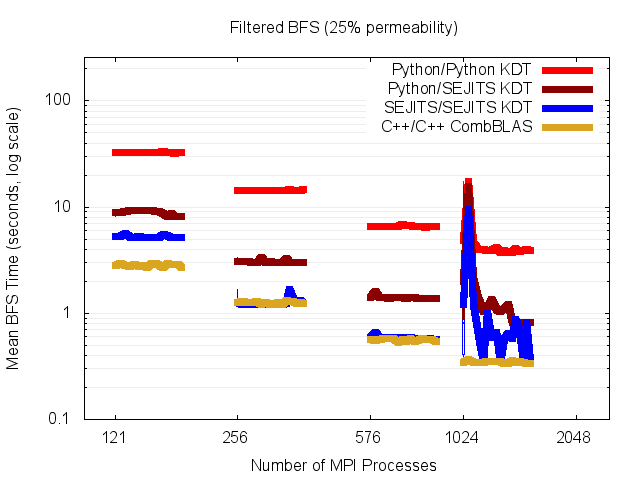

Write gnuplot code to recreate this figure.
set title "Filtered BFS (25% permeability)"
set terminal postscript eps color size 2.5,2
set output "gnuplot_filtergrid_25_hopper_bfs.eps"

set datafile missing "-"

set xrange [100:2500]
set yrange [0.1:256]
set logscale y
set logscale x
set grid ytics mytics lt 1 lc rgb "#EEEEEE"
set xlabel 'Number of MPI Processes'
set ylabel 'Mean BFS Time (seconds, log scale)'
set xtics ('256' 256, '121' 121, '2048' 2048, '576' 576, '1024' 1024)
plot\
 "gnuplot_filtergrid_25_hopper_bfs.dat" every ::1 using 1:5:3:4:6 title '' ps 0 lt 1 lc rgb '#FF0000' with candlesticks,\
 "gnuplot_filtergrid_25_hopper_bfs.dat" every ::1 using 1:($2) title 'Python/Python KDT' lw 7 lc rgb '#FF0000' with lines,\
 "gnuplot_filtergrid_25_hopper_bfs.dat" every ::1 using 1:10:8:9:11 title '' ps 0 lt 1 lc rgb '#8B0000' with candlesticks,\
 "gnuplot_filtergrid_25_hopper_bfs.dat" every ::1 using 1:($7) title 'Python/SEJITS KDT' lw 7 lc rgb '#8B0000' with lines,\
 "gnuplot_filtergrid_25_hopper_bfs.dat" every ::1 using 1:15:13:14:16 title '' ps 0 lt 1 lc rgb '#0000FF' with candlesticks,\
 "gnuplot_filtergrid_25_hopper_bfs.dat" every ::1 using 1:($12) title 'SEJITS/SEJITS KDT' lw 7 lc rgb '#0000FF' with lines,\
 "gnuplot_filtergrid_25_hopper_bfs.dat" every ::1 using 1:20:18:19:21 title '' ps 0 lt 1 lc rgb '#DAA520' with candlesticks,\
 "gnuplot_filtergrid_25_hopper_bfs.dat" every ::1 using 1:($17) title 'C++/C++ CombBLAS' lw 7 lc rgb '#DAA520' with lines
